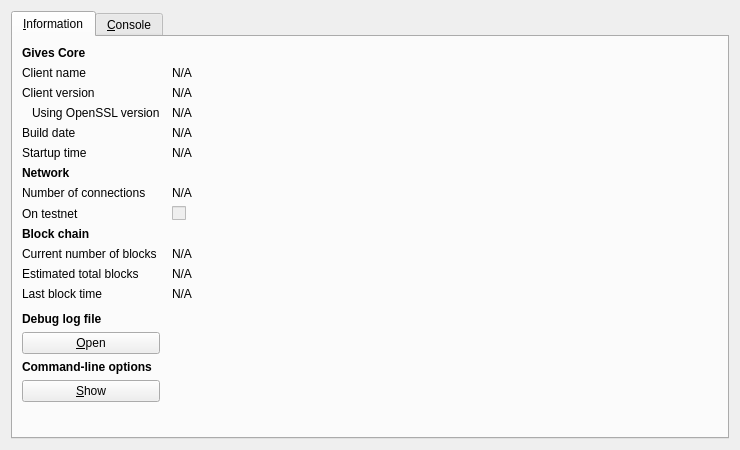
<?xml version="1.0" encoding="UTF-8"?>
<ui version="4.0">
 <class>RPCConsole</class>
 <widget class="QDialog" name="RPCConsole">
  <property name="geometry">
   <rect>
    <x>0</x>
    <y>0</y>
    <width>740</width>
    <height>450</height>
   </rect>
  </property>
  <property name="windowTitle">
   <string>Gives - Debug window</string>
  </property>
  <layout class="QVBoxLayout" name="verticalLayout_2">
   <item>
    <widget class="QTabWidget" name="tabWidget">
     <property name="currentIndex">
      <number>0</number>
     </property>
     <widget class="QWidget" name="tab_info">
      <attribute name="title">
       <string>&amp;Information</string>
      </attribute>
      <layout class="QGridLayout" name="gridLayout" columnstretch="0,1">
       <property name="horizontalSpacing">
        <number>12</number>
       </property>
       <item row="0" column="0">
        <widget class="QLabel" name="label_9">
         <property name="font">
          <font>
           <weight>75</weight>
           <bold>true</bold>
          </font>
         </property>
         <property name="text">
          <string>Gives Core</string>
         </property>
        </widget>
       </item>
       <item row="1" column="0">
        <widget class="QLabel" name="label_5">
         <property name="text">
          <string>Client name</string>
         </property>
        </widget>
       </item>
       <item row="1" column="1">
        <widget class="QLabel" name="clientName">
         <property name="cursor">
          <cursorShape>IBeamCursor</cursorShape>
         </property>
         <property name="text">
          <string>N/A</string>
         </property>
         <property name="textFormat">
          <enum>Qt::PlainText</enum>
         </property>
         <property name="textInteractionFlags">
          <set>Qt::LinksAccessibleByMouse|Qt::TextSelectableByKeyboard|Qt::TextSelectableByMouse</set>
         </property>
        </widget>
       </item>
       <item row="2" column="0">
        <widget class="QLabel" name="label_6">
         <property name="text">
          <string>Client version</string>
         </property>
        </widget>
       </item>
       <item row="2" column="1">
        <widget class="QLabel" name="clientVersion">
         <property name="cursor">
          <cursorShape>IBeamCursor</cursorShape>
         </property>
         <property name="text">
          <string>N/A</string>
         </property>
         <property name="textFormat">
          <enum>Qt::PlainText</enum>
         </property>
         <property name="textInteractionFlags">
          <set>Qt::LinksAccessibleByMouse|Qt::TextSelectableByKeyboard|Qt::TextSelectableByMouse</set>
         </property>
        </widget>
       </item>
       <item row="3" column="0">
        <widget class="QLabel" name="label_14">
         <property name="text">
          <string>Using OpenSSL version</string>
         </property>
         <property name="indent">
          <number>10</number>
         </property>
        </widget>
       </item>
       <item row="3" column="1">
        <widget class="QLabel" name="openSSLVersion">
         <property name="cursor">
          <cursorShape>IBeamCursor</cursorShape>
         </property>
         <property name="text">
          <string>N/A</string>
         </property>
         <property name="textFormat">
          <enum>Qt::PlainText</enum>
         </property>
         <property name="textInteractionFlags">
          <set>Qt::LinksAccessibleByMouse|Qt::TextSelectableByKeyboard|Qt::TextSelectableByMouse</set>
         </property>
        </widget>
       </item>
       <item row="4" column="0">
        <widget class="QLabel" name="label_12">
         <property name="text">
          <string>Build date</string>
         </property>
        </widget>
       </item>
       <item row="4" column="1">
        <widget class="QLabel" name="buildDate">
         <property name="cursor">
          <cursorShape>IBeamCursor</cursorShape>
         </property>
         <property name="text">
          <string>N/A</string>
         </property>
         <property name="textFormat">
          <enum>Qt::PlainText</enum>
         </property>
         <property name="textInteractionFlags">
          <set>Qt::LinksAccessibleByMouse|Qt::TextSelectableByKeyboard|Qt::TextSelectableByMouse</set>
         </property>
        </widget>
       </item>
       <item row="5" column="0">
        <widget class="QLabel" name="label_13">
         <property name="text">
          <string>Startup time</string>
         </property>
        </widget>
       </item>
       <item row="5" column="1">
        <widget class="QLabel" name="startupTime">
         <property name="cursor">
          <cursorShape>IBeamCursor</cursorShape>
         </property>
         <property name="text">
          <string>N/A</string>
         </property>
         <property name="textFormat">
          <enum>Qt::PlainText</enum>
         </property>
         <property name="textInteractionFlags">
          <set>Qt::LinksAccessibleByMouse|Qt::TextSelectableByKeyboard|Qt::TextSelectableByMouse</set>
         </property>
        </widget>
       </item>
       <item row="6" column="0">
        <widget class="QLabel" name="label_11">
         <property name="font">
          <font>
           <weight>75</weight>
           <bold>true</bold>
          </font>
         </property>
         <property name="text">
          <string>Network</string>
         </property>
        </widget>
       </item>
       <item row="7" column="0">
        <widget class="QLabel" name="label_7">
         <property name="text">
          <string>Number of connections</string>
         </property>
        </widget>
       </item>
       <item row="7" column="1">
        <widget class="QLabel" name="numberOfConnections">
         <property name="cursor">
          <cursorShape>IBeamCursor</cursorShape>
         </property>
         <property name="text">
          <string>N/A</string>
         </property>
         <property name="textFormat">
          <enum>Qt::PlainText</enum>
         </property>
         <property name="textInteractionFlags">
          <set>Qt::LinksAccessibleByMouse|Qt::TextSelectableByKeyboard|Qt::TextSelectableByMouse</set>
         </property>
        </widget>
       </item>
       <item row="8" column="0">
        <widget class="QLabel" name="label_8">
         <property name="text">
          <string>On testnet</string>
         </property>
        </widget>
       </item>
       <item row="8" column="1">
        <widget class="QCheckBox" name="isTestNet">
         <property name="enabled">
          <bool>false</bool>
         </property>
         <property name="text">
          <string/>
         </property>
        </widget>
       </item>
       <item row="9" column="0">
        <widget class="QLabel" name="label_10">
         <property name="font">
          <font>
           <weight>75</weight>
           <bold>true</bold>
          </font>
         </property>
         <property name="text">
          <string>Block chain</string>
         </property>
        </widget>
       </item>
       <item row="10" column="0">
        <widget class="QLabel" name="label_3">
         <property name="text">
          <string>Current number of blocks</string>
         </property>
        </widget>
       </item>
       <item row="10" column="1">
        <widget class="QLabel" name="numberOfBlocks">
         <property name="cursor">
          <cursorShape>IBeamCursor</cursorShape>
         </property>
         <property name="text">
          <string>N/A</string>
         </property>
         <property name="textFormat">
          <enum>Qt::PlainText</enum>
         </property>
         <property name="textInteractionFlags">
          <set>Qt::LinksAccessibleByMouse|Qt::TextSelectableByKeyboard|Qt::TextSelectableByMouse</set>
         </property>
        </widget>
       </item>
       <item row="11" column="0">
        <widget class="QLabel" name="label_4">
         <property name="text">
          <string>Estimated total blocks</string>
         </property>
        </widget>
       </item>
       <item row="11" column="1">
        <widget class="QLabel" name="totalBlocks">
         <property name="cursor">
          <cursorShape>IBeamCursor</cursorShape>
         </property>
         <property name="text">
          <string>N/A</string>
         </property>
         <property name="textFormat">
          <enum>Qt::PlainText</enum>
         </property>
         <property name="textInteractionFlags">
          <set>Qt::LinksAccessibleByMouse|Qt::TextSelectableByKeyboard|Qt::TextSelectableByMouse</set>
         </property>
        </widget>
       </item>
       <item row="12" column="0">
        <widget class="QLabel" name="label_2">
         <property name="text">
          <string>Last block time</string>
         </property>
        </widget>
       </item>
       <item row="12" column="1">
        <widget class="QLabel" name="lastBlockTime">
         <property name="cursor">
          <cursorShape>IBeamCursor</cursorShape>
         </property>
         <property name="text">
          <string>N/A</string>
         </property>
         <property name="textFormat">
          <enum>Qt::PlainText</enum>
         </property>
         <property name="textInteractionFlags">
          <set>Qt::LinksAccessibleByMouse|Qt::TextSelectableByKeyboard|Qt::TextSelectableByMouse</set>
         </property>
        </widget>
       </item>
       <item row="13" column="0">
        <spacer name="verticalSpacer_2">
         <property name="orientation">
          <enum>Qt::Vertical</enum>
         </property>
         <property name="sizeHint" stdset="0">
          <size>
           <width>20</width>
           <height>20</height>
          </size>
         </property>
        </spacer>
       </item>
       <item row="14" column="0">
        <widget class="QLabel" name="labelDebugLogfile">
         <property name="font">
          <font>
           <weight>75</weight>
           <bold>true</bold>
          </font>
         </property>
         <property name="text">
          <string>Debug log file</string>
         </property>
        </widget>
       </item>
       <item row="15" column="0">
        <widget class="QPushButton" name="openDebugLogfileButton">
         <property name="toolTip">
          <string>Open the Gives debug log file from the current data directory. This can take a few seconds for large log files.</string>
         </property>
         <property name="text">
          <string>&amp;Open</string>
         </property>
         <property name="autoDefault">
          <bool>false</bool>
         </property>
        </widget>
       </item>
       <item row="16" column="0">
        <widget class="QLabel" name="labelCLOptions">
         <property name="font">
          <font>
           <weight>75</weight>
           <bold>true</bold>
          </font>
         </property>
         <property name="text">
          <string>Command-line options</string>
         </property>
        </widget>
       </item>
       <item row="17" column="0">
        <widget class="QPushButton" name="showCLOptionsButton">
         <property name="toolTip">
          <string>Show the Gives-Qt help message to get a list with possible Gives command-line options.</string>
         </property>
         <property name="text">
          <string>&amp;Show</string>
         </property>
         <property name="autoDefault">
          <bool>false</bool>
         </property>
        </widget>
       </item>
       <item row="18" column="0">
        <spacer name="verticalSpacer">
         <property name="orientation">
          <enum>Qt::Vertical</enum>
         </property>
         <property name="sizeHint" stdset="0">
          <size>
           <width>20</width>
           <height>40</height>
          </size>
         </property>
        </spacer>
       </item>
      </layout>
     </widget>
     <widget class="QWidget" name="tab_console">
      <attribute name="title">
       <string>&amp;Console</string>
      </attribute>
      <layout class="QVBoxLayout" name="verticalLayout_3">
       <property name="spacing">
        <number>3</number>
       </property>
       <item>
        <widget class="QTextEdit" name="messagesWidget">
         <property name="minimumSize">
          <size>
           <width>0</width>
           <height>100</height>
          </size>
         </property>
         <property name="readOnly">
          <bool>true</bool>
         </property>
         <property name="tabKeyNavigation" stdset="0">
          <bool>false</bool>
         </property>
         <property name="columnCount" stdset="0">
          <number>2</number>
         </property>
        </widget>
       </item>
       <item>
        <layout class="QHBoxLayout" name="horizontalLayout">
         <property name="spacing">
          <number>3</number>
         </property>
         <item>
          <widget class="QLabel" name="label">
           <property name="text">
            <string notr="true">&gt;</string>
           </property>
          </widget>
         </item>
         <item>
          <widget class="QLineEdit" name="lineEdit"/>
         </item>
         <item>
          <widget class="QPushButton" name="clearButton">
           <property name="maximumSize">
            <size>
             <width>24</width>
             <height>24</height>
            </size>
           </property>
           <property name="toolTip">
            <string>Clear console</string>
           </property>
           <property name="text">
            <string/>
           </property>
           <property name="icon">
            <iconset resource="../bitcoin.qrc">
             <normaloff>:/icons/remove</normaloff>:/icons/remove</iconset>
           </property>
           <property name="shortcut">
            <string notr="true">Ctrl+L</string>
           </property>
           <property name="autoDefault">
            <bool>false</bool>
           </property>
          </widget>
         </item>
        </layout>
       </item>
      </layout>
     </widget>
    </widget>
   </item>
  </layout>
 </widget>
 <resources>
  <include location="../bitcoin.qrc"/>
 </resources>
 <connections/>
</ui>
